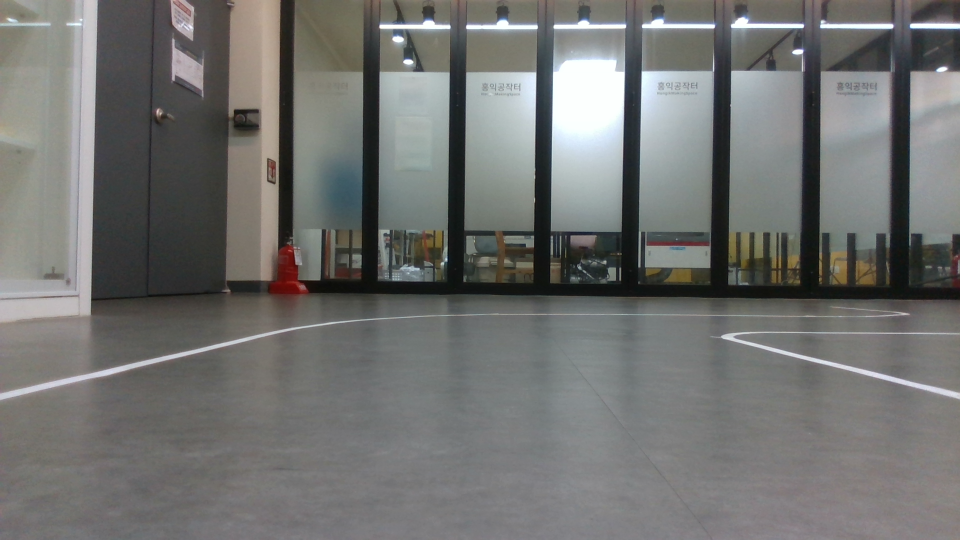
#> input picture opencv/line/line_images/img1.png, 1920 x 1080 px (shown at 1/2 size)
$ python -i line_detection_houghp.py   (imports and definitions only)
#> lines starting #> are read from the running program, lines starting #| are printed output that depends on the picture; after the words box and inside, x2 and y2 are one past the last pixel; in counts of white or black regions, pixels touching at a corner belong together
#> further down, picture is the input picture: shape (1080, 1920, 3); mean B, G, R 112.5, 114.3, 113.6
import cv2
import numpy as np
import pyrealsense2 as rs
import math

img_size_x = 1280
img_size_y = 720
thresh_value = 120
thresh_max = 160
thresh_min = 50
thresh_weight = 1

def pre_treatment_img(origin_img) :
    global thresh_value, thresh_max, thresh_min, thresh_weight

    ### color match
    hsv_color = cv2.cvtColor(origin_img, cv2.COLOR_BGR2HSV)
#> hsv_color: shape (1080, 1920, 3); mean H, S, V 67.5, 19.4, 117.1
    hsv_lower = np.array([10,20,20])
    hsv_upper = np.array([35,255,255])

    hsv_mask = cv2.inRange(hsv_color, hsv_lower, hsv_upper)
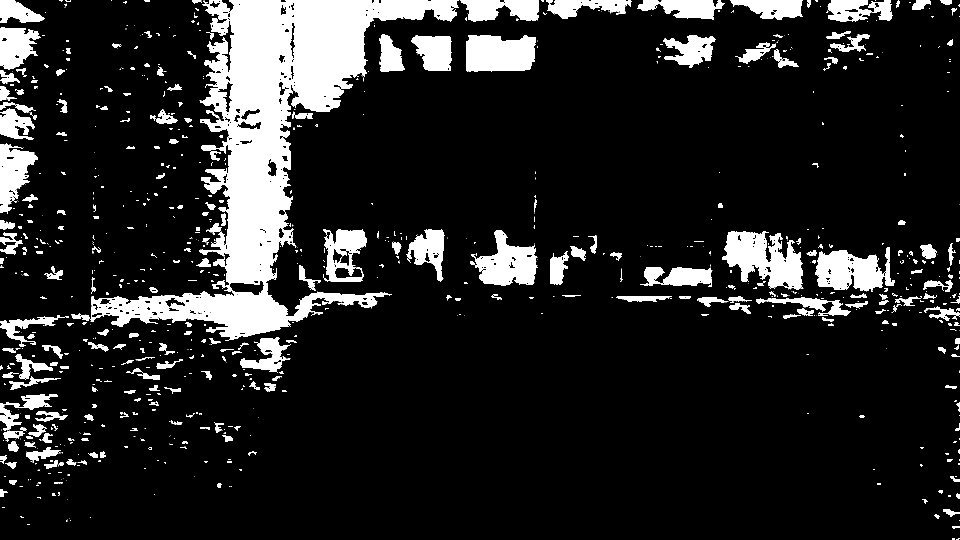
#> hsv_mask: shape (1080, 1920) (shown at 1/2 size); 13.5% white; 1268 white regions (906 under 20 px), largest, box (x1, y1, x2, y2) and area: (142, 0, 918, 679) 131647, (1444, 462, 1606, 579) 11137, (932, 70, 1072, 143) 8971


    hsv_filterd = cv2.bitwise_and(hsv_color, hsv_color, mask=hsv_mask)
#> hsv_filterd: shape (1080, 1920, 3); mean H, S, V 3, 5.6, 14.5
    color_filterd = cv2.cvtColor(hsv_filterd, cv2.COLOR_HSV2BGR)
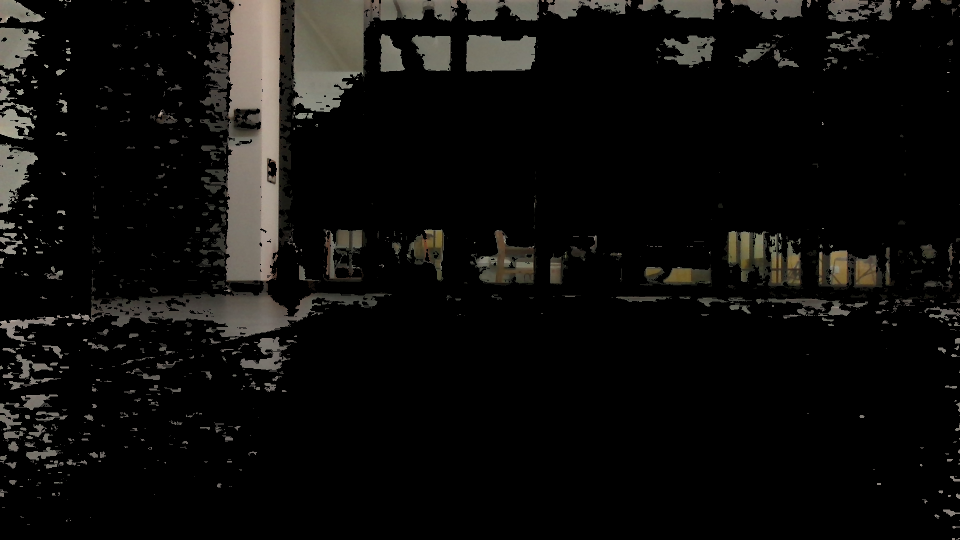
#> color_filterd: shape (1080, 1920, 3) (shown at 1/2 size); mean B, G, R 12.2, 13.7, 14.5
    cv2.imshow("filterd",color_filterd)

    ### hsv or histogram
    ###

    gray = cv2.cvtColor(color_filterd, cv2.COLOR_BGR2GRAY)
    gray = cv2.GaussianBlur(gray, (0,0),1)

    Y, X = gray.shape
#> Y = 1080; X = 1920


    ###low light improvement
    Flatten_gray = np.array(gray).flatten()
    mean = np.mean(Flatten_gray)
#> mean = 13.78
    # print(mean)
    if mean >= 150 :
        gray = np.clip(gray - 30., 0, 255).astype(np.uint8)
    elif mean >= 100 :
        gray = gray
    elif mean >= 75 :
        gray = np.clip(gray + 15., 0, 255).astype(np.uint8)
    elif mean >= 45 :
        gray = cv2.medianBlur(gray,3)
        gray = np.clip(gray + 35., 0, 255).astype(np.uint8)
    else :
        gray = cv2.medianBlur(gray,5)
        gray = np.clip(gray + 60., 0, 255).astype(np.uint8)
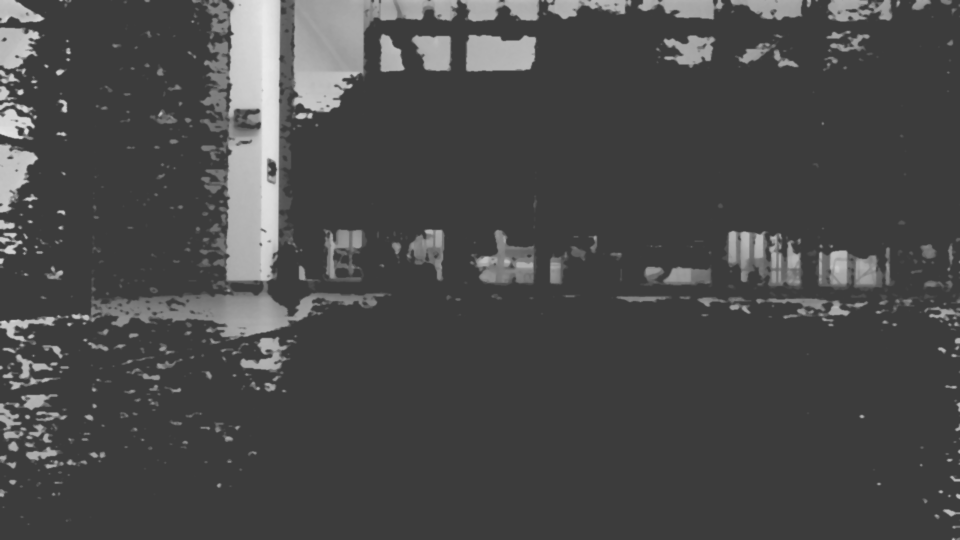
#> gray: shape (1080, 1920) (shown at 1/2 size); min 60, max 234, mean 73.6

    ### end   ###
    ### slice ###
    sliced_img = gray[int(Y*0.7):int(Y*0.9),int(X*0.1):int(X*0.9)]
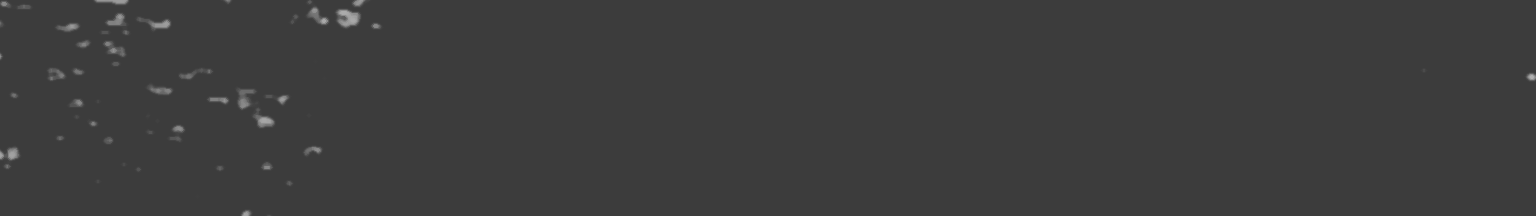
#> sliced_img: shape (216, 1536); min 60, max 176, mean 60.6


    _, thresh = cv2. threshold(sliced_img, thresh_value, 255, cv2.THRESH_BINARY)
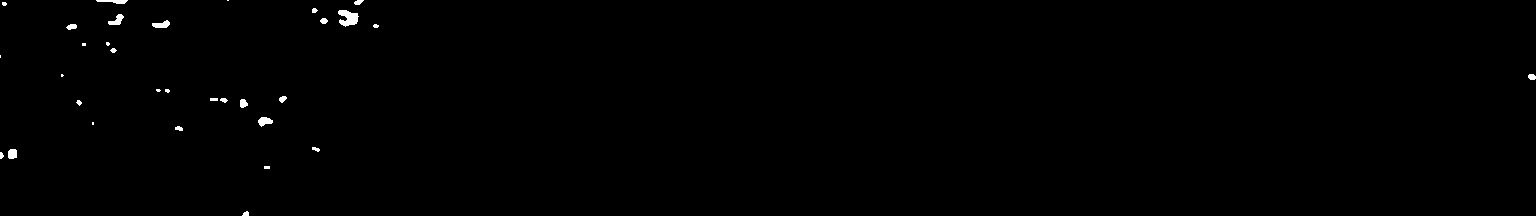
#> thresh: shape (216, 1536); 0.39% white; 32 white regions (11 under 20 px), largest, box (x1, y1, x2, y2) and area: (338, 10, 359, 27) 229, (258, 117, 273, 127) 97, (108, 14, 124, 25) 95
    # athresh = cv2.adaptiveThreshold(gray, 255, cv2.ADAPTIVE_THRESH_MEAN_C, cv2.THRESH_BINARY, 11, 2)
    # result = np.hstack((gray,thresh, athresh))


    ### canny
    canny_img = cv2.Canny(sliced_img, 200, 360)
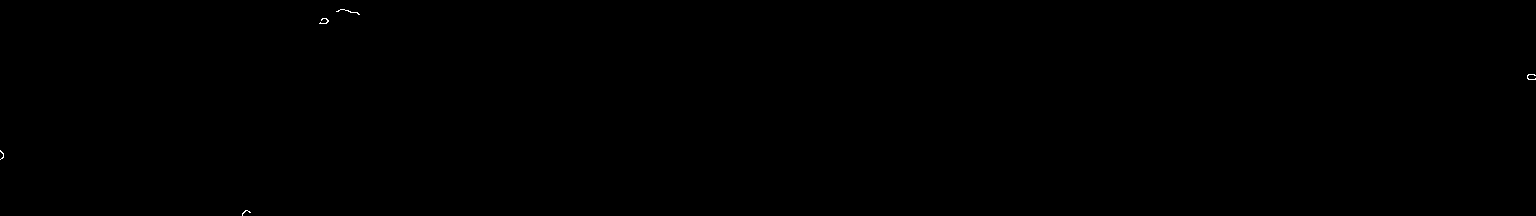
#> canny_img: shape (216, 1536); 0.03% white in thin lines or dots

    ###hough
    lines = cv2.HoughLinesP(canny_img, 1, np.pi/360, 50, None, 50, 5)
#> lines = None
    # lines = cv2.HoughLines(canny_img, 1, np.pi/180, 25)
    if lines is not None :
        print(len(lines))
        for line in lines :
            x1, y1, x2, y2 = line[0]
            cv2.line(origin_img, (x1 + int(X*0.1),y1 + int(Y*0.7)), (x2 + int(X*0.1),y2 + int(Y*0.7)), (0,255,0), 3)

            # [13 lines of commented-out code are left out]

    return thresh, origin_img


def main() :

    pipeline = rs.pipeline()
    config = rs.config()

    config.enable_stream(rs.stream.depth,img_size_x,img_size_y, rs.format.z16, 30)
    config.enable_stream(rs.stream.color,img_size_x,img_size_y, rs.format.bgr8, 30)

    profile = pipeline.start(config)
    # cap = cv2.VideoCapture(8)

    while True :

        frames = pipeline.wait_for_frames()
        color_frame = frames.get_color_frame()
        color_img = np.asanyarray(color_frame.get_data())

        # ret, color_img = cap.read()

        Y, X, _ = color_img.shape

        # print(color_img.shape) 480 640 3


        test0, test1 = pre_treatment_img(color_img)
        cv2.rectangle(color_img, (int(X*0.1),int(Y*0.7)),(int(X*0.9),int(Y*0.9)),(255,0,0), 2)
        cv2.line(color_img, (int(X*0.1),int(Y*0.8)),(int(X*0.9),int(Y*0.8)),(255,0,0), 2)


        cv2.imshow('Origin',color_img)
        cv2.imshow('Test0', test0)
        cv2.imshow('Test1', test1)

        key = cv2.waitKey(1)
        if key == ord('q') :
            break
    cv2.destroyAllWindows()
    # cap.release()

# [2 lines not run here, left out]

>>> import cv2
>>> picture = cv2.imread('line_images/img1.png')
>>> result = pre_treatment_img(picture)

$ run again, on opencv/line/line_images/img10.png
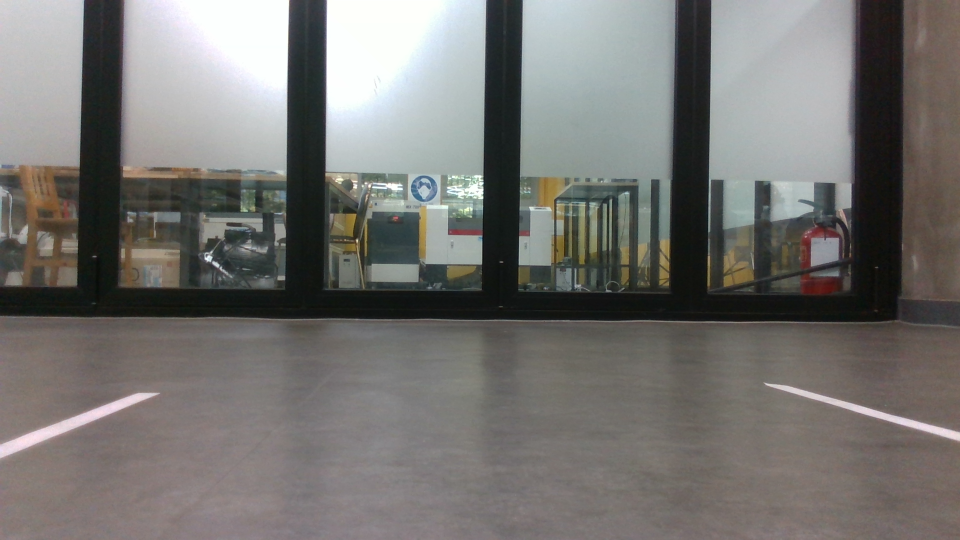
#> input picture opencv/line/line_images/img10.png, 1920 x 1080 px (shown at 1/2 size)
#> picture is the input picture: shape (1080, 1920, 3); mean B, G, R 112.9, 115.6, 117.3
#> hsv_color: shape (1080, 1920, 3); mean H, S, V 56.4, 28.1, 120.6
#> in pre_treatment_img, `hsv_mask = cv2.inRange(hsv_color, hsv_lower, hsv_upper)`:
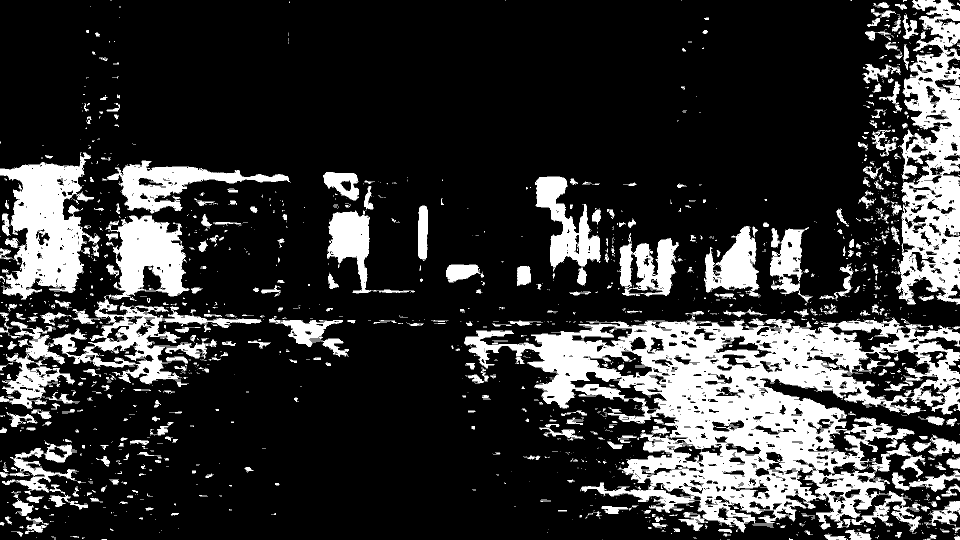
#> hsv_mask: shape (1080, 1920) (shown at 1/2 size); 20.9% white; 1870 white regions (1339 under 20 px), largest, box (x1, y1, x2, y2) and area: (928, 635, 1920, 1065) 175165, (1783, 0, 1920, 609) 45292, (0, 431, 524, 818) 43627
#> hsv_filterd: shape (1080, 1920, 3); mean H, S, V 3.7, 9.5, 21.5
#> mean = 20.01
#> thresh: shape (216, 1536); 25% white; 96 white regions (34 under 20 px), largest, box (x1, y1, x2, y2) and area: (1025, 0, 1536, 216) 72221, (878, 0, 1065, 61) 4736, (895, 92, 973, 125) 691
#> in pre_treatment_img, `canny_img = cv2.Canny(sliced_img, 200, 360)`:
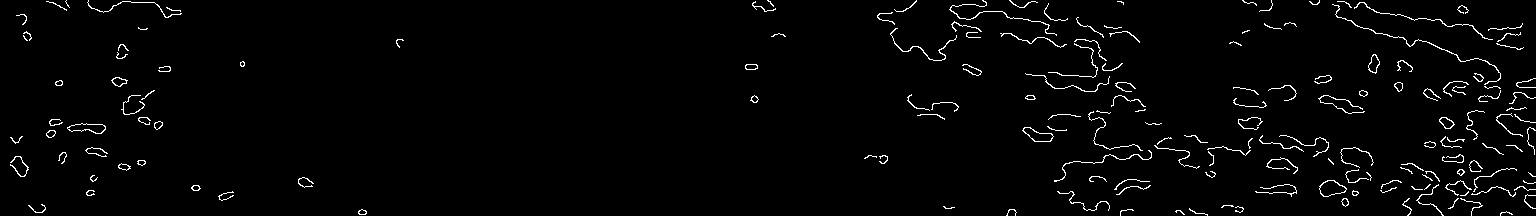
#> canny_img: shape (216, 1536); 2.2% white in thin lines or dots
#> lines = None

$ run again, on opencv/line/line_images/img11.png
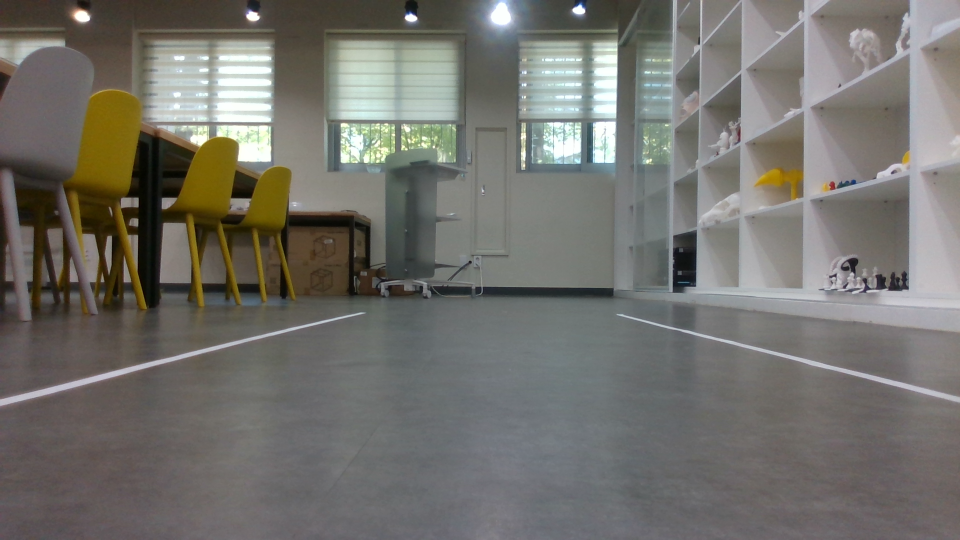
#> input picture opencv/line/line_images/img11.png, 1920 x 1080 px (shown at 1/2 size)
#> picture is the input picture: shape (1080, 1920, 3); mean B, G, R 108.3, 113.7, 115.2
#> hsv_color: shape (1080, 1920, 3); mean H, S, V 63.6, 33.4, 118.5
#> in pre_treatment_img, `hsv_mask = cv2.inRange(hsv_color, hsv_lower, hsv_upper)`:
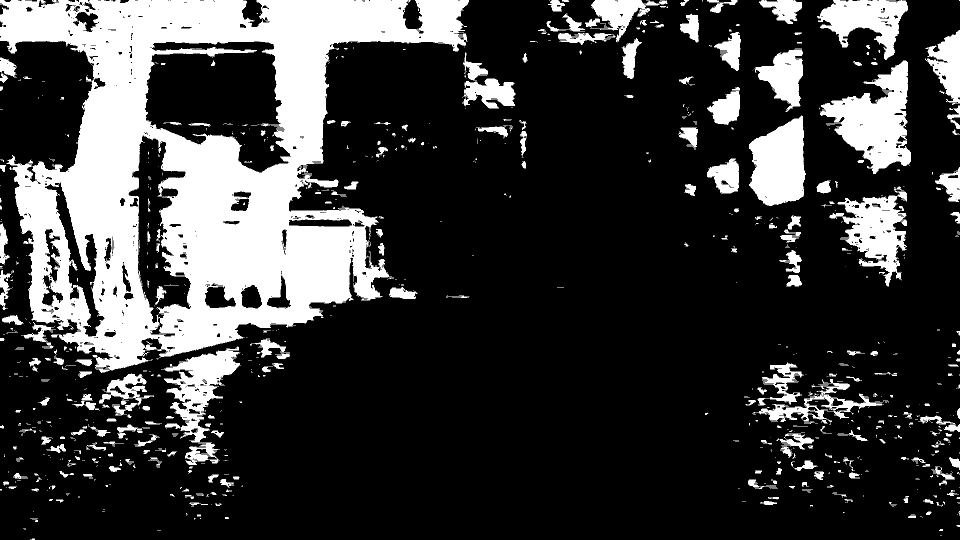
#> hsv_mask: shape (1080, 1920) (shown at 1/2 size); 23.3% white; 1081 white regions (743 under 20 px), largest, box (x1, y1, x2, y2) and area: (0, 0, 938, 746) 318567, (1640, 121, 1822, 348) 20100, (1498, 231, 1612, 412) 15092
#> hsv_filterd: shape (1080, 1920, 3); mean H, S, V 4.6, 19.6, 22.3
#> mean = 20.15
#> thresh: shape (216, 1536); 6.7% white; 80 white regions (23 under 20 px), largest, box (x1, y1, x2, y2) and area: (138, 0, 253, 129) 6435, (1326, 2, 1507, 91) 3453, (7, 0, 100, 53) 2160
#> in pre_treatment_img, `canny_img = cv2.Canny(sliced_img, 200, 360)`:
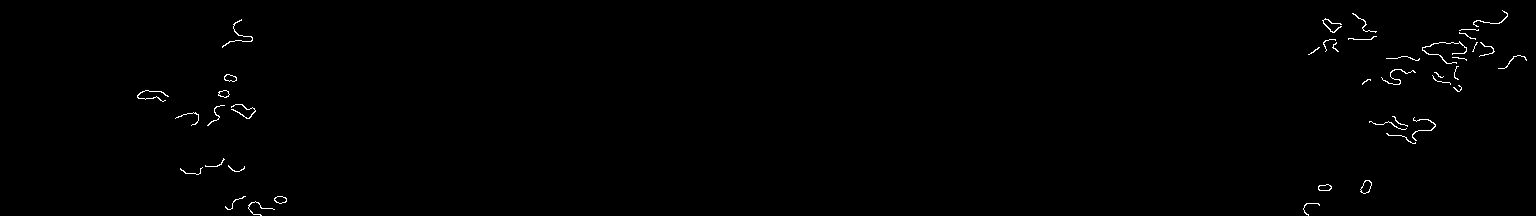
#> canny_img: shape (216, 1536); 0.5% white in thin lines or dots, all inside (x1, y1, x2, y2) = (137, 10, 1527, 216)
#> lines = None

$ run again, on opencv/line/line_images/img12.png
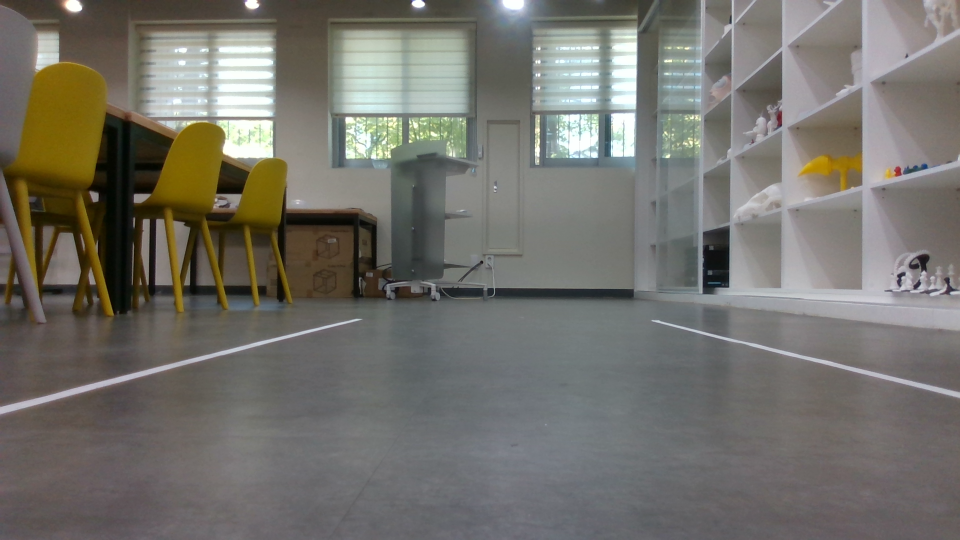
#> input picture opencv/line/line_images/img12.png, 1920 x 1080 px (shown at 1/2 size)
#> picture is the input picture: shape (1080, 1920, 3); mean B, G, R 107.2, 113.7, 115.6
#> hsv_color: shape (1080, 1920, 3); mean H, S, V 65.6, 37.3, 119
#> in pre_treatment_img, `hsv_mask = cv2.inRange(hsv_color, hsv_lower, hsv_upper)`:
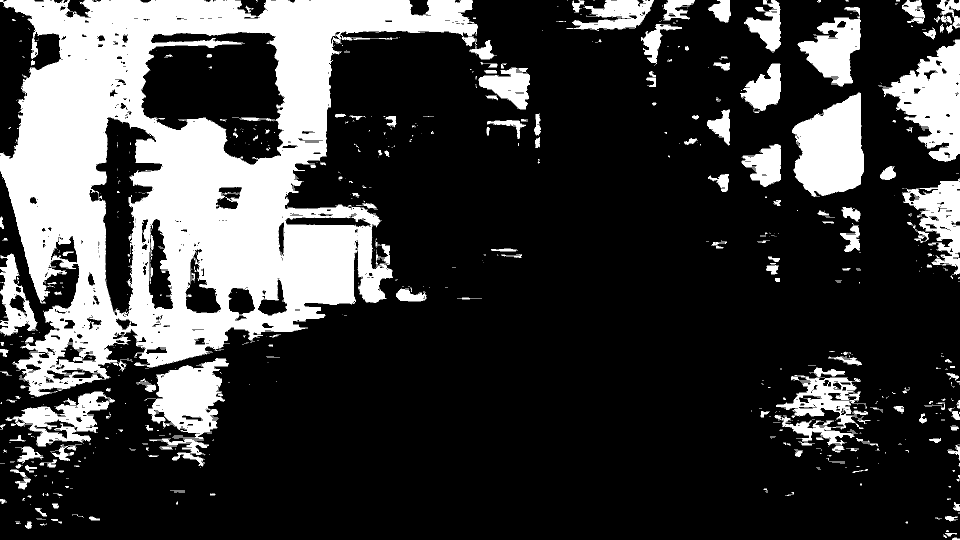
#> hsv_mask: shape (1080, 1920) (shown at 1/2 size); 24.6% white; 788 white regions (559 under 20 px), largest, box (x1, y1, x2, y2) and area: (0, 0, 956, 794) 346346, (1584, 185, 1728, 394) 21488, (1764, 79, 1920, 324) 19735
#> hsv_filterd: shape (1080, 1920, 3); mean H, S, V 4.8, 23.3, 24.3
#> mean = 21.64
#> thresh: shape (216, 1536); 7.6% white; 39 white regions (15 under 20 px), largest, box (x1, y1, x2, y2) and area: (104, 0, 256, 123) 12022, (1361, 0, 1528, 101) 6986, (1358, 74, 1515, 149) 2926
#> in pre_treatment_img, `canny_img = cv2.Canny(sliced_img, 200, 360)`:
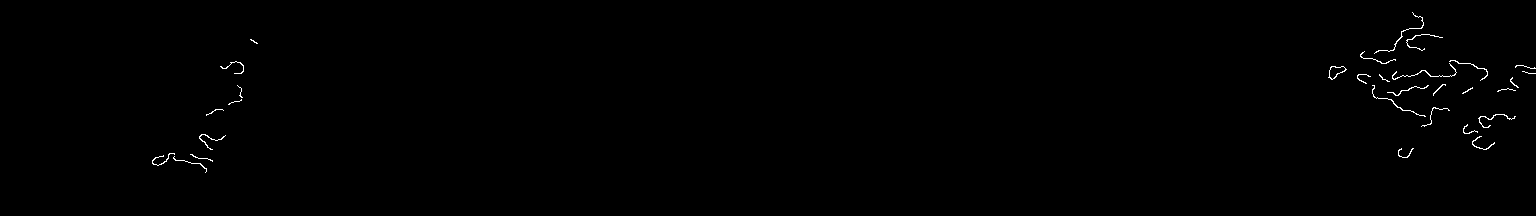
#> canny_img: shape (216, 1536); 0.39% white in thin lines or dots, all inside (x1, y1, x2, y2) = (152, 12, 1536, 173)
#> lines = None
